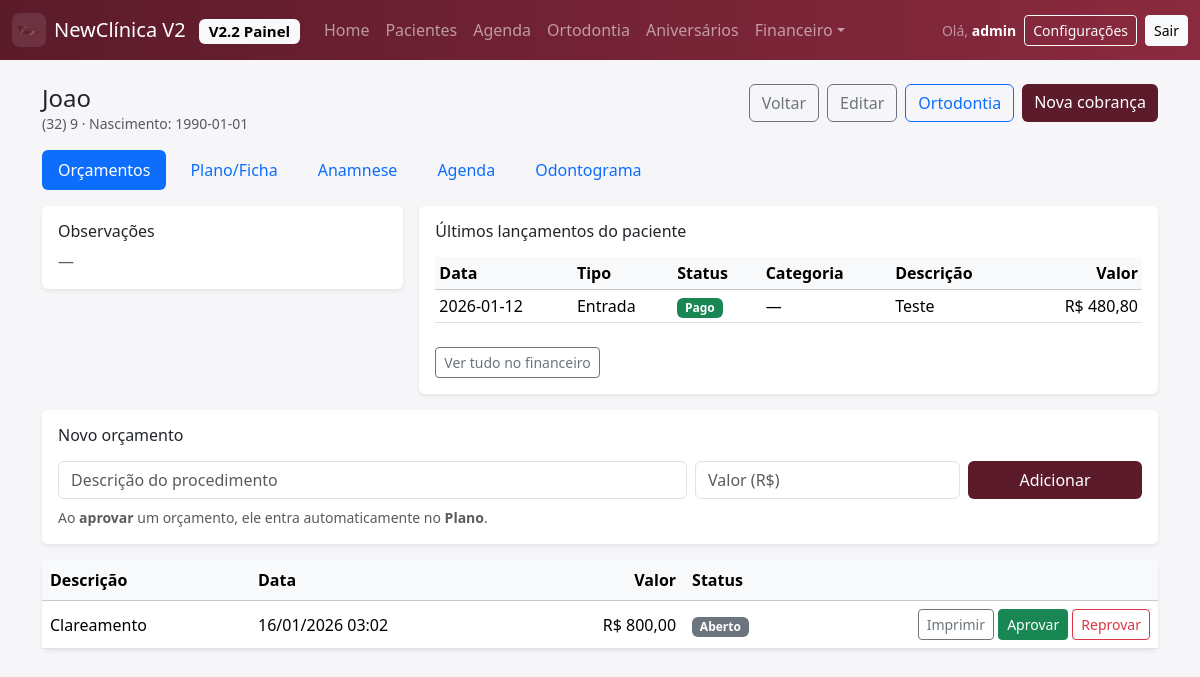
The page /patients/1?tab=orcamentos (signed in) on the database its author committed.
### tables this page shows
CREATE TABLE users(
        id INTEGER PRIMARY KEY AUTOINCREMENT,
        username TEXT UNIQUE NOT NULL,
        password_hash TEXT NOT NULL,
        created_at TEXT NOT NULL DEFAULT (datetime('now'))
    );

CREATE TABLE patients(
        id INTEGER PRIMARY KEY AUTOINCREMENT,
        name TEXT NOT NULL,
        phone TEXT,
        birth_date TEXT,
        notes TEXT,
        created_at TEXT NOT NULL DEFAULT (datetime('now'))
    , cpf TEXT, address TEXT, is_ortho INTEGER NOT NULL DEFAULT 0);

CREATE TABLE transactions(
        id INTEGER PRIMARY KEY AUTOINCREMENT,
        kind TEXT NOT NULL,            -- income|expense
        status TEXT NOT NULL,          -- paid|pending
        date TEXT NOT NULL,            -- data efetiva (pagamento)
        due_date TEXT,                 -- vencimento (quando pendente)
        amount_cents INTEGER NOT NULL,
        payment_method TEXT NOT NULL,  -- cash|pix|card|transfer|other
        description TEXT,
        patient_id INTEGER,
        category_id INTEGER,
        provider_id INTEGER,
        repasse_percent INTEGER NOT NULL DEFAULT 0,
        repasse_paid INTEGER NOT NULL DEFAULT 0,
        cash_session_id INTEGER,
        created_at TEXT NOT NULL DEFAULT (datetime('now')),
        FOREIGN KEY(patient_id) REFERENCES patients(id) ON DELETE SET NULL,
        FOREIGN KEY(category_id) REFERENCES categories(id) ON DELETE SET NULL,
        FOREIGN KEY(provider_id) REFERENCES providers(id) ON DELETE SET NULL,
        FOREIGN KEY(cash_session_id) REFERENCES cash_sessions(id) ON DELETE SET NULL
    );

CREATE TABLE budgets(
        id INTEGER PRIMARY KEY AUTOINCREMENT,
        patient_id INTEGER NOT NULL,
        description TEXT NOT NULL,
        amount_cents INTEGER NOT NULL,
        status TEXT NOT NULL DEFAULT 'aberto', -- aberto|aprovado|reprovado
        created_at TEXT NOT NULL DEFAULT (datetime('now')),
        FOREIGN KEY(patient_id) REFERENCES patients(id) ON DELETE CASCADE
    );

### app/patients.py (the view, shortened to what this page needs)
@bp.route("/<int:pid>", methods=["GET"])
@login_required
def view_patient(pid: int):
    tab = (request.args.get("tab") or "orcamentos").strip()
    if tab not in TABS:
        tab = "orcamentos"
    db = get_db()
    patient = db.execute("SELECT * FROM patients WHERE id=?", (pid,)).fetchone()
    if not patient:
        flash("Paciente não encontrado.", "danger")
        return redirect(url_for("patients.list_patients"))
    providers = db.execute(
        "SELECT * FROM providers WHERE active=1 ORDER BY name ASC"
    ).fetchall()
    budgets = db.execute(
        "SELECT * FROM budgets WHERE patient_id=? ORDER BY id DESC",
        (pid,),
    ).fetchall()
    plan_rows = db.execute(
        "SELECT * FROM plan_items WHERE patient_id=? ORDER BY id DESC",
        (pid,),
    ).fetchall()
    plan_ids = [int(r["id"]) for r in plan_rows]
    steps_map: dict[int, list[dict]] = {}
    plan = [dict(r) | {"steps": steps_map.get(int(r["id"]), [])} for r in plan_rows]
    anamneses = []
    if tab == "anamnese":
        anamneses = db.execute(
            "SELECT * FROM anamnesis WHERE patient_id=? ORDER BY id DESC",
            (pid,),
        ).fetchall()
    records = db.execute(
        "SELECT * FROM clinical_records WHERE patient_id=? ORDER BY id DESC",
        (pid,),
    ).fetchall()
    appts = []
    odontos = []
    mapa = {}
    if tab == "odontograma":
        odontos = db.execute(
            "SELECT * FROM odontograma WHERE patient_id=? ORDER BY tooth ASC",
            (pid,),
        ).fetchall()
        mapa = {row["tooth"]: row["status"] for row in odontos}
    tx = db.execute(
        "SELECT t.*, c.name AS category_name FROM transactions t "
        "LEFT JOIN categories c ON c.id=t.category_id "
        "WHERE t.patient_id=? ORDER BY t.date DESC, t.id DESC LIMIT 5",
        (pid,),
    ).fetchall()
    return render_template(
        "patient_view.html",
        patient=patient,
        tab=tab,
        providers=providers,
        budgets=budgets,
        plan=plan,
        records=records,
        anamneses=anamneses,
        appts=appts,
        odontos=odontos,
        mapa=mapa,
        tx=tx,
        cents_to_brl=cents_to_brl,
        sql_to_br=_sql_to_br,
    )

### app/auth.py (called while the page is built)
def login_required(view):
    @wraps(view)
    def wrapped(*args, **kwargs):
        init_db()
        ensure_seed_data()
        if session.get("user_id") is None:
            return redirect(url_for("auth.login"))
        return view(*args, **kwargs)
    return wrapped

@bp.before_app_request
def load_logged_in_user():
    user_id = session.get("user_id")
    if user_id is None:
        g.user = None
    else:
        g.user = get_db().execute("SELECT * FROM users WHERE id = ?", (user_id,)).fetchone()

### app/db.py (called while the page is built)
def get_db() -> sqlite3.Connection:
    if "db" not in g:
        db_path = current_app.config["DB_PATH"]
        Path(db_path).parent.mkdir(parents=True, exist_ok=True)
        con = sqlite3.connect(db_path)
        con.row_factory = sqlite3.Row
        con.execute("PRAGMA foreign_keys = ON;")
        g.db = con
    return g.db

def _ensure_columns(db: sqlite3.Connection, table: str, columns: dict[str, str]) -> None:
    try:
        existing = {r["name"] for r in db.execute(f"PRAGMA table_info({table})").fetchall()}
    except Exception:
        return
    for col, col_type in columns.items():
        if col in existing:
            continue
        try:
            db.execute(f"ALTER TABLE {table} ADD COLUMN {col} {col_type}")
        except Exception:
            pass

### app/patients.py (called while the page is built)
def _sql_to_br(dt_sql: str | None) -> str:
    if not dt_sql:
        return ""
    s = dt_sql.replace("T", " ")
    if len(s) >= 10:
        try:
            y, m, d = s[0:4], s[5:7], s[8:10]
            rest = s[10:].strip()
            if rest:
                return f"{d}/{m}/{y} {rest[:5]}"
            return f"{d}/{m}/{y}"
        except Exception:
            return dt_sql
    return dt_sql

### app/utils.py (called while the page is built)
def cents_to_brl(cents: int | None) -> str:
    if cents is None:
        cents = 0
    neg = cents < 0
    cents = abs(int(cents))
    reais = cents // 100
    cent = cents % 100
    reais_str = f"{reais:,}".replace(",", ".")
    out = f"{reais_str},{cent:02d}"
    return f"-{out}" if neg else out

### app/templates/patient_view.html (shortened to what this page needs)
{% extends "base.html" %}
{% set title = patient.name %}
{% block content %}
<div class="d-flex justify-content-between align-items-start flex-wrap gap-2 mb-3">
  <div>
    <h4 class="mb-0">{{ patient.name }}</h4>
    <div class="text-muted small">
      {{ patient.phone or "Sem telefone" }}
      · Nascimento: {{ patient.birth_date or "—" }}
    </div>
  </div>
  <div class="d-flex gap-2">
    <a class="btn btn-outline-secondary" href="{{ url_for('patients.list_patients') }}">Voltar</a>
    <a class="btn btn-outline-secondary" href="{{ url_for('patients.edit_patient', pid=patient.id) }}">Editar</a>
    <a class="btn btn-outline-primary" href="{{ url_for('ortho.list_ortho', patient_id=patient.id) }}">Ortodontia</a>
    <a class="btn btn-brand" href="{{ url_for('finance.transaction_new', patient_id=patient.id, kind='income') }}">Nova cobrança</a>
  </div>
</div>
<ul class="nav nav-pills flex-wrap gap-2 mb-3">
  <li class="nav-item">
    <a class="nav-link {{ 'active' if tab=='orcamentos' else '' }}" href="{{ url_for('patients.view_patient', pid=patient.id, tab='orcamentos') }}">Orçamentos</a>
  </li>
  <li class="nav-item">
    <a class="nav-link {{ 'active' if tab=='plano_ficha' else '' }}" href="{{ url_for('patients.view_patient', pid=patient.id, tab='plano_ficha') }}">Plano/Ficha</a>
  </li>
  <li class="nav-item">
    <a class="nav-link {{ 'active' if tab=='anamnese' else '' }}" href="{{ url_for('patients.view_patient', pid=patient.id, tab='anamnese') }}">Anamnese</a>
  </li>
  <li class="nav-item">
    <a class="nav-link {{ 'active' if tab=='agenda' else '' }}" href="{{ url_for('patients.view_patient', pid=patient.id, tab='agenda') }}">Agenda</a>
  </li>
  <li class="nav-item">
    <a class="nav-link {{ 'active' if tab=='odontograma' else '' }}" href="{{ url_for('patients.view_patient', pid=patient.id, tab='odontograma') }}">Odontograma</a>
  </li>
</ul>
<div class="row g-3 mb-3">
  <div class="col-lg-4">
    <div class="card shadow-sm border-0">
      <div class="card-body">
        <h6 class="mb-2">Observações</h6>
        <div class="text-muted">{{ patient.notes or "—" }}</div>
      </div>
    </div>
  </div>
  <div class="col-lg-8">
    <div class="card shadow-sm border-0">
      <div class="card-body">
        <h6 class="mb-3">Últimos lançamentos do paciente</h6>
        <div class="table-responsive">
          <table class="table table-sm align-middle">
            <thead class="table-light">
              <tr>
                <th>Data</th>
                <th>Tipo</th>
                <th>Status</th>
                <th>Categoria</th>
                <th>Descrição</th>
                <th class="text-end">Valor</th>
              </tr>
            </thead>
            <tbody>
              {% for t in tx %}
              <tr>
                <td>{{ t.date }}</td>
                <td>{{ "Entrada" if t.kind=="income" else "Saída" }}</td>
                <td>
                  {% if t.status=="paid" %}
                    <span class="badge text-bg-success">Pago</span>
                  {% else %}
                    <span class="badge text-bg-warning">Pendente</span>
                  {% endif %}
                </td>
                <td>{{ t.category_name or "—" }}</td>
                <td>{{ t.description or "" }}</td>
                <td class="text-end">R$ {{ cents_to_brl(t.amount_cents) }}</td>
              </tr>
              {% else %}
              <tr><td colspan="6" class="text-center text-muted py-3">Sem lançamentos.</td></tr>
              {% endfor %}
            </tbody>
          </table>
        </div>
        <div class="mt-2">
          <a class="btn btn-sm btn-outline-secondary" href="{{ url_for('finance.transactions', patient_id=patient.id) }}">Ver tudo no financeiro</a>
        </div>
      </div>
    </div>
  </div>
</div>
{% if tab=='orcamentos' %}
  <div class="card shadow-sm border-0 mb-3">
    <div class="card-body">
      <h6 class="mb-3">Novo orçamento</h6>
      <form method="post" action="{{ url_for('patients.budget_add', pid=patient.id) }}" class="row g-2">
        <div class="col-lg-7">
          <input class="form-control" name="description" placeholder="Descrição do procedimento" required>
        </div>
        <div class="col-lg-3">
          <input class="form-control money" name="amount" placeholder="Valor (R$)" inputmode="decimal" required>
        </div>
        <div class="col-lg-2 d-grid">
          <button class="btn btn-brand">Adicionar</button>
        </div>
      </form>
      <div class="text-muted small mt-2">Ao <b>aprovar</b> um orçamento, ele entra automaticamente no <b>Plano</b>.</div>
    </div>
  </div>
  <div class="card shadow-sm border-0">
    <div class="table-responsive">
      <table class="table table-hover mb-0 align-middle">
        <thead class="table-light">
          <tr>
            <th>Descrição</th>
            <th>Data</th>
            <th class="text-end">Valor</th>
            <th>Status</th>
            <th style="width: 340px"></th>
          </tr>
        </thead>
        <tbody>
          {% for b in budgets %}
          <tr>
            <td>{{ b.description }}</td>
            <td>{{ sql_to_br(b.created_at) }}</td>
            <td class="text-end">R$ {{ cents_to_brl(b.amount_cents) }}</td>
            <td>
              {% if b.status=='aprovado' %}
                <span class="badge text-bg-success">Aprovado</span>
              {% elif b.status=='reprovado' %}
                <span class="badge text-bg-danger">Reprovado</span>
              {% else %}
                <span class="badge text-bg-secondary">Aberto</span>
              {% endif %}
            </td>
            <td class="text-end">
              <a class="btn btn-sm btn-outline-secondary" target="_blank" href="{{ url_for('patients.budget_print', pid=patient.id, bid=b.id) }}">Imprimir</a>
              {% if b.status != 'aprovado' %}
                <a class="btn btn-sm btn-success" href="{{ url_for('patients.budget_status', pid=patient.id, bid=b.id, s='aprovado') }}">Aprovar</a>
                <a class="btn btn-sm btn-outline-danger" href="{{ url_for('patients.budget_status', pid=patient.id, bid=b.id, s='reprovado') }}">Reprovar</a>
              {% else %}
                <span class="text-muted small ms-2">já aprovado</span>
              {% endif %}
            </td>
          </tr>
          {% else %}
          <tr><td colspan="5" class="text-center text-muted py-4">Nenhum orçamento.</td></tr>
          {% endfor %}
        </tbody>
      </table>
    </div>
  </div>
{% endif %}
{% endblock %}

### app/templates/base.html (shortened to what this page needs)
{% set title = title or "NewClínica V2" %}
<!doctype html>
<html lang="pt-BR">
<head>
  <link href="https://cdn.jsdelivr.net/npm/bootstrap@5.3.3/dist/css/bootstrap.min.css" rel="stylesheet">
  <link rel="stylesheet" href="{{ url_for('static', filename='app.css') }}">
</head>
<body>
<nav class="navbar navbar-expand-lg navbar-dark brand-nav">
  <div class="container-fluid">
    <a class="navbar-brand d-flex align-items-center gap-2" href="{{ url_for('dashboard.index') }}">
      <img src="{{ url_for('static', filename='logo.png') }}" alt="logo" class="brand-logo">
      <span>NewClínica V2 <span class="badge text-bg-light ms-2">V2.2 Painel</span></span>
    </a>
    <div class="collapse navbar-collapse" id="nav">
      {% if g.user %}
      <ul class="navbar-nav me-auto mb-2 mb-lg-0">
        <li class="nav-item"><a class="nav-link" href="{{ url_for('dashboard.index') }}">Home</a></li>
        <li class="nav-item"><a class="nav-link" href="{{ url_for('patients.list_patients') }}">Pacientes</a></li>
        <li class="nav-item"><a class="nav-link" href="{{ url_for('agenda.calendar_view') }}">Agenda</a></li>
        <li class="nav-item"><a class="nav-link" href="{{ url_for('ortho.list_ortho') }}">Ortodontia</a></li>
        <li class="nav-item"><a class="nav-link" href="{{ url_for('birthdays.list_birthdays') }}">Aniversários</a></li>
        <li class="nav-item dropdown">
          <a class="nav-link dropdown-toggle" href="#" role="button" data-bs-toggle="dropdown">Financeiro</a>
        </li>
      </ul>
      <div class="d-flex gap-2 align-items-center">
        <span class="text-white-50 small">Olá, <b class="text-white">{{ g.user['username'] }}</b></span>
        <a class="btn btn-sm btn-outline-light" href="{{ url_for('auth.settings') }}">Configurações</a>
        <a class="btn btn-sm btn-light" href="{{ url_for('auth.logout') }}">Sair</a>
      </div>
      {% endif %}
    </div>
  </div>
</nav>
<main class="container my-4">
  {% block content %}{% endblock %}
</main>
</body>
</html>

### app/static/app.css (style rules this page uses)
:root { --brand:#5b1b2a; --brand2:#8b2a3f; --bg:#0f0f12; }
body { background:#f6f6f8; }
.brand-nav { background: linear-gradient(90deg,var(--brand),var(--brand2)); }
.brand-logo { width:34px; height:34px; object-fit:contain; border-radius:8px; background:rgba(255,255,255,.1); padding:4px; }
.btn-brand { background: var(--brand); color:#fff; border:none; }

### rows shown on the page
users: user.username "admin"
patients: name "Joao", phone "(32) 9", birth_date "1990-01-01", notes "—"
transactions: date "2026-01-12", kind "Entrada", status "Pago", category_name "—", description "Teste", amount_cents "480,80"
budgets: description "Clareamento", created_at "16/01/2026 03:02", amount_cents "800,00", status "Aberto"
